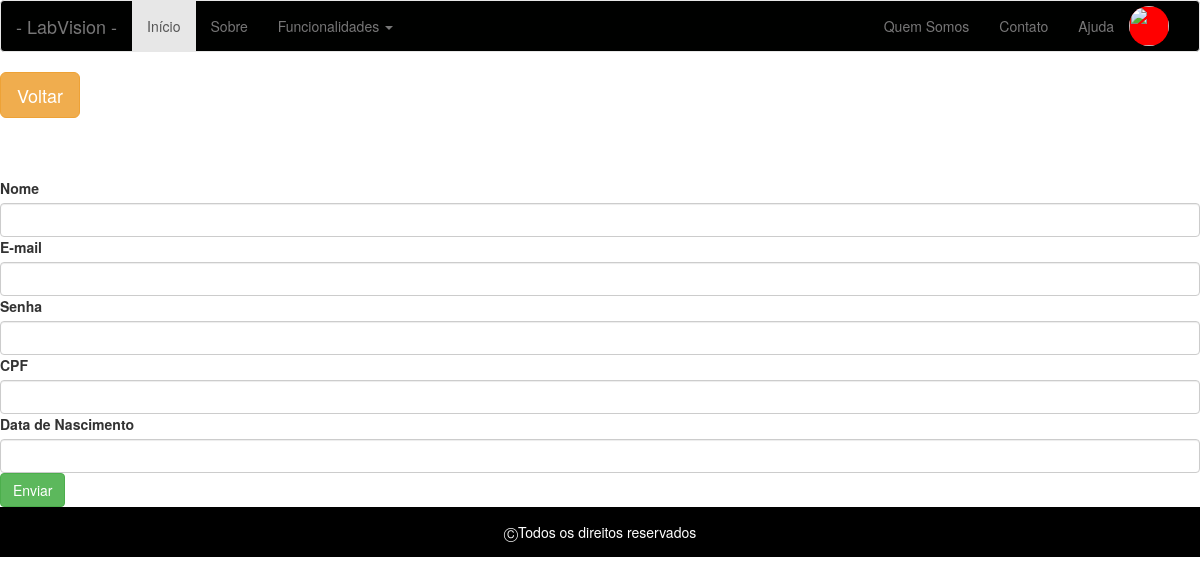
The page /atualizar-usuario/7 (signed in) on the database as committed earlier.
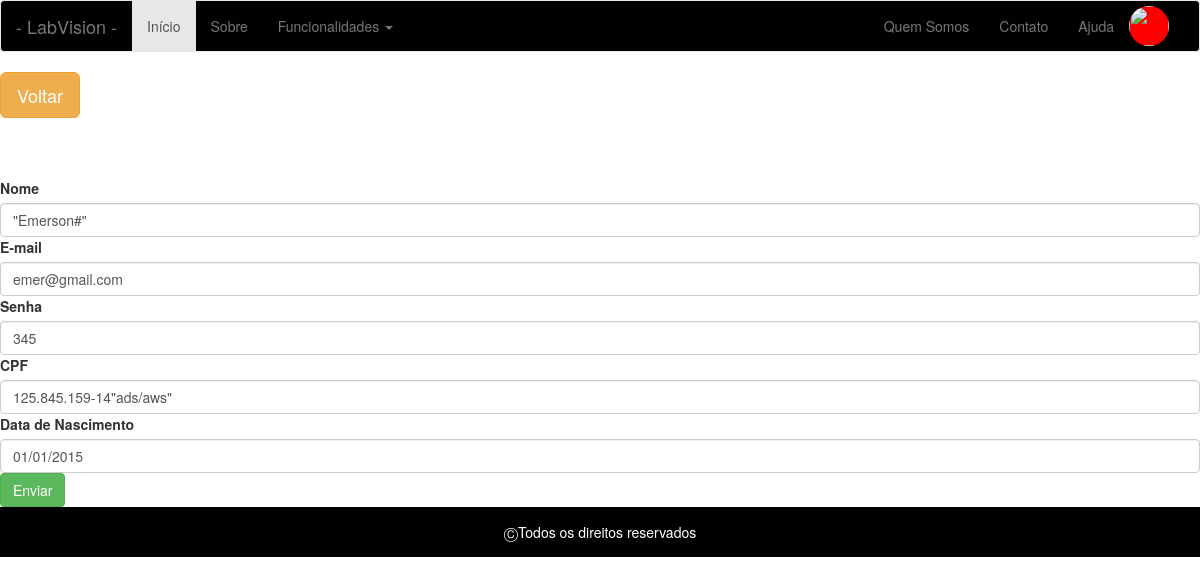
The same page on the database as committed later.
### app/models/tables.py (models this page shows, shortened)
class Pessoa(db.Model):
    __tablename__ = "pessoas"
    id = db.Column(db.Integer, primary_key=True)
    nome = db.Column(db.String(50))

class Usuario(Pessoa, db.Model):
    __tablename__ = "usuarios"
    id = db.Column(db.Integer, primary_key=True)
    email = db.Column(db.String(50))
    senha = db.Column(db.String(20))
    cpf = db.Column(db.String(20))
    dt_nascimento = db.Column(db.String(20))
    status = db.Column(db.Boolean())
    pessoa = db.Column(db.Integer, db.ForeignKey('pessoas.id'))

### app/controllers/default.py (the view, shortened to what this page needs)
@app.route('/atualizar-usuario/<int:id>', methods=['GET', 'POST'])
@app.route('/atualizar-usuario', methods=['POST'])
def atualizar_usuario(id=None):
    if id!=None and request.method=="GET":
        usuario = Usuario.query.filter_by(id=id).first()
        form = CadastrarUsuarioForm()
        return render_template('usuario/atualizar-usuario.html', form=form, usuario=usuario)

### app/models/forms.py
class CadastrarUsuarioForm(FlaskForm):
    nome = StringField("email", validators=[DataRequired()])
    email = StringField("email", validators=[DataRequired()])
    senha = PasswordField("senha", validators=[DataRequired()])
    cpf = StringField("email", validators=[DataRequired()])
    dt_nascimento = StringField("email", validators=[DataRequired()])

### app/controllers/default.py (called while the page is built)
@login_manager.user_loader
def load_user(id):
    return Usuario.query.filter_by(id=id).first()

### app/templates/usuario/atualizar-usuario.html
{% include 'base/head.html' %}
{% include 'base/nav_bar.html' %}
<a href="/listar-usuarios">
    <button class="btn btn-lg btn-warning">
        Voltar
    </button>
</a>
<div>
      <br><br><br>
      <form action="/atualizar-usuario/{{ usuario.id }}" method="POST">
          <label>Nome</label>
              {{ form.nome(class="form-control", value=usuario.nome) }}
          <label>E-mail</label>
              {{ form.email(class="form-control", value=usuario.email) }}
          <label>Senha</label>
              {{ form.nome(class="form-control", value=usuario.senha) }}
          <label>CPF</label>
              {{ form.cpf(class="form-control", value=usuario.cpf) }}
          <label>Data de Nascimento</label>
              {{ form.dt_nascimento(class="form-control", value=usuario.dt_nascimento) }}
          <input class="btn btn-success" type="submit" value="Enviar">
      </form>
</div>
{% include 'base/footer.html' %}

Rows that differ between the two databases and show on the page:
added Pessoa: nome "\"Emerson#\""
added Usuario: email "emer@gmail.com", cpf "125.845.159-14\"ads/aws\"", dt_nascimento "01/01/2015"
Other text that changed with them:
form field nome: (not shown) → "345"
